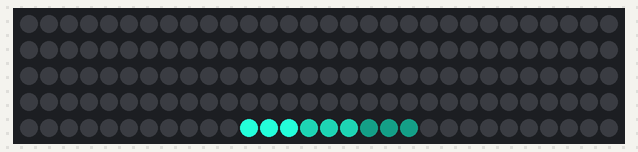
Simulated run of this sketch. Board: Arduino Uno, built with avr-gcc and run on an emulated ATmega328P. Shown: 150 RGB LEDs in strip order, left to right, continuing on the next row. The strip is taken to match the declared colour order; random numbers use the default seed unless the sketch sets one.

Above: at 0.47 s.

The sketch:

PulseStrip.ino
```cpp
#include <Adafruit_NeoPixel_ZeroDMA.h>

//////////////////////////////////////////////
// GLOBAL SETTINGS
//////////////////////////////////////////////
#define NUM_PIXELS 150

int cometSpeed = 10;
const int cometSegmentSize = 3;

const byte maxBrightness = 255;

//////////////////////////////////////////////
// PINS
//////////////////////////////////////////////
#define NEOPIXEL_PIN  5

//////////////////////////////////////////////
// INTERNAL VARIABLES AND STRUCTURES
//////////////////////////////////////////////
// DMA NeoPixels work ONLY on SPECIFIC PINS.
// On Trinket M0: pin 4.
Adafruit_NeoPixel_ZeroDMA strip(NUM_PIXELS, NEOPIXEL_PIN, NEO_RGB);

const int cometColourCount = 3;
uint32_t cometColourValues[3] = { 0xFFFFFF, 0x606060, 0x101010 };

int cometPos = 0;
unsigned long lastComet;

//////////////////////////////////////////////
// SETUP
//////////////////////////////////////////////
void setup() {
  // put your setup code here, to run once:
  strip.begin();
  strip.setBrightness(maxBrightness);
  strip.show();

  randomSeed(A0);

  pickColours();
}

void loop() {
  // put your main code here, to run repeatedly:
  unsigned long now = millis();

  // Draw comet
  if (now - lastComet > cometSpeed) {
    drawComet(cometPos);
    cometPos++;
    if (cometPos >= strip.numPixels()) cometPos = 0;
    if (cometPos == 9) {
      cometSpeed = random(10,30);
      pickColours();
    }
    lastComet = now;
  }

}

void drawComet(int startPos) {
  if (startPos < 0 || startPos >= strip.numPixels()) startPos = 0;

  // Clear the strip
  strip.clear();

  for (int c = 0; c < cometColourCount; c++) {
    for (int s = 0; s < cometSegmentSize; s++) {
      strip.setPixelColor((strip.numPixels()-startPos-1), cometColourValues[c]);
      if (startPos == 0) startPos = strip.numPixels();
      startPos--;
    }
  }

  // Display the animation
  strip.show();

  return;
}

void pickColours() {
  // Start full
  uint8_t r = random(256);
  uint8_t g = random(256);
  uint8_t b = random(256);

  // Find brightest value
  uint8_t m = r;
  if (g > m) m = g;
  if (b > m) m = b;

  // Scale that up to full
  r = map(r, 0, m, 0, 255);
  g = map(g, 0, m, 0, 255);
  b = map(b, 0, m, 0, 255);

  // Apply to comet head
  cometColourValues[0] = makeColor(r, g, b);

  // Scale down brightness for second chunk
  r = map(r, 0, 255, 0, 128);
  g = map(g, 0, 255, 0, 128);
  b = map(b, 0, 255, 0, 128);
  cometColourValues[1] = makeColor(r, g, b);

  // Scale down brightness for second chunk
  r = map(r, 0, 255, 0,  64);
  g = map(g, 0, 255, 0,  64);
  b = map(b, 0, 255, 0,  64);
  cometColourValues[2] = makeColor(r, g, b);

}

static uint32_t makeColor(uint8_t r, uint8_t g, uint8_t b) {
  return ((uint32_t)r << 16) | ((uint32_t)g << 8) | b;
}
```
